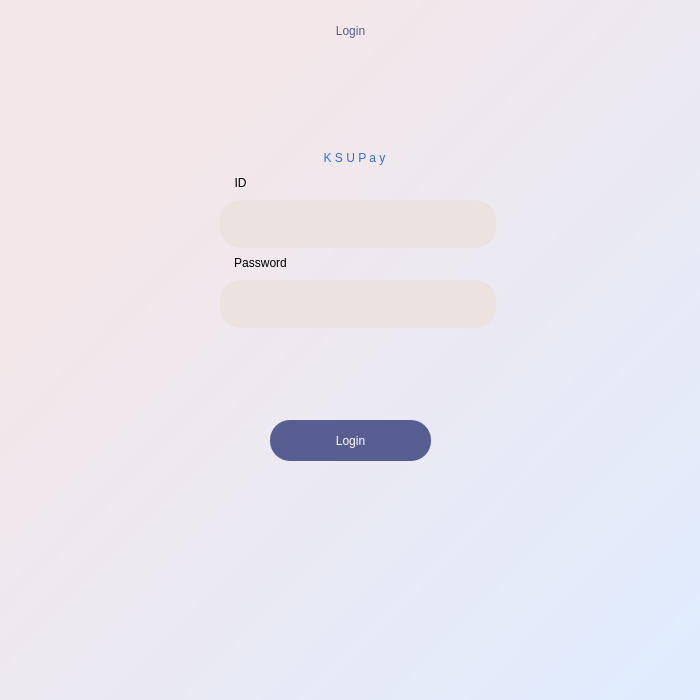
<?xml version="1.0" encoding="UTF-8"?>
<ui version="4.0">
 <class>MainWindow</class>
 <widget class="QMainWindow" name="MainWindow">
  <property name="geometry">
   <rect>
    <x>0</x>
    <y>0</y>
    <width>700</width>
    <height>700</height>
   </rect>
  </property>
  <property name="sizePolicy">
   <sizepolicy hsizetype="Minimum" vsizetype="Minimum">
    <horstretch>0</horstretch>
    <verstretch>0</verstretch>
   </sizepolicy>
  </property>
  <property name="windowTitle">
   <string>MainWindow</string>
  </property>
  <widget class="QWidget" name="centralwidget">
   <property name="enabled">
    <bool>true</bool>
   </property>
   <property name="sizePolicy">
    <sizepolicy hsizetype="Preferred" vsizetype="Preferred">
     <horstretch>0</horstretch>
     <verstretch>0</verstretch>
    </sizepolicy>
   </property>
   <property name="minimumSize">
    <size>
     <width>700</width>
     <height>700</height>
    </size>
   </property>
   <property name="autoFillBackground">
    <bool>false</bool>
   </property>
   <widget class="QWidget" name="widget" native="true">
    <property name="enabled">
     <bool>true</bool>
    </property>
    <property name="geometry">
     <rect>
      <x>0</x>
      <y>0</y>
      <width>700</width>
      <height>700</height>
     </rect>
    </property>
    <property name="layoutDirection">
     <enum>Qt::LeftToRight</enum>
    </property>
    <property name="styleSheet">
     <string notr="true">QWidget#widget{
background-color: qlineargradient(spread:pad, x1:0.0628272, y1:0.085, x2:1, y2:1, stop:0.188482 rgba(243, 231, 233, 255), stop:1 rgba(223, 236, 255, 255));}</string>
    </property>
    <widget class="QLabel" name="ksupay_txt">
     <property name="geometry">
      <rect>
       <x>280</x>
       <y>140</y>
       <width>149</width>
       <height>36</height>
      </rect>
     </property>
     <property name="styleSheet">
      <string notr="true">font: 75 italic 16pt &quot;Sitka Text&quot;;color: rgb(49, 109, 214)</string>
     </property>
     <property name="text">
      <string>K S U P a y</string>
     </property>
     <property name="textFormat">
      <enum>Qt::AutoText</enum>
     </property>
     <property name="scaledContents">
      <bool>false</bool>
     </property>
     <property name="alignment">
      <set>Qt::AlignCenter</set>
     </property>
     <property name="wordWrap">
      <bool>false</bool>
     </property>
     <property name="indent">
      <number>-1</number>
     </property>
    </widget>
    <widget class="QLabel" name="SignUPTxt">
     <property name="geometry">
      <rect>
       <x>290</x>
       <y>10</y>
       <width>121</width>
       <height>41</height>
      </rect>
     </property>
     <property name="styleSheet">
      <string notr="true">color: rgb(88, 94, 146);
font: 87 16pt &quot;Segoe UI Black&quot;;</string>
     </property>
     <property name="text">
      <string>Login</string>
     </property>
     <property name="alignment">
      <set>Qt::AlignCenter</set>
     </property>
    </widget>
    <widget class="QLabel" name="label_Fname">
     <property name="geometry">
      <rect>
       <x>160</x>
       <y>170</y>
       <width>161</width>
       <height>25</height>
      </rect>
     </property>
     <property name="styleSheet">
      <string notr="true">font: 75 11pt &quot;Tw Cen MT&quot;;</string>
     </property>
     <property name="text">
      <string>ID</string>
     </property>
     <property name="alignment">
      <set>Qt::AlignCenter</set>
     </property>
    </widget>
    <widget class="QLineEdit" name="id_field">
     <property name="geometry">
      <rect>
       <x>220</x>
       <y>200</y>
       <width>276</width>
       <height>48</height>
      </rect>
     </property>
     <property name="sizePolicy">
      <sizepolicy hsizetype="Expanding" vsizetype="Fixed">
       <horstretch>0</horstretch>
       <verstretch>0</verstretch>
      </sizepolicy>
     </property>
     <property name="cursor">
      <cursorShape>IBeamCursor</cursorShape>
     </property>
     <property name="focusPolicy">
      <enum>Qt::StrongFocus</enum>
     </property>
     <property name="autoFillBackground">
      <bool>false</bool>
     </property>
     <property name="styleSheet">
      <string notr="true">background-color: rgb(236, 226, 223);
border-radius:20px;</string>
     </property>
    </widget>
    <widget class="QLineEdit" name="pass_field">
     <property name="geometry">
      <rect>
       <x>220</x>
       <y>280</y>
       <width>276</width>
       <height>48</height>
      </rect>
     </property>
     <property name="sizePolicy">
      <sizepolicy hsizetype="Expanding" vsizetype="Fixed">
       <horstretch>0</horstretch>
       <verstretch>0</verstretch>
      </sizepolicy>
     </property>
     <property name="cursor">
      <cursorShape>IBeamCursor</cursorShape>
     </property>
     <property name="focusPolicy">
      <enum>Qt::StrongFocus</enum>
     </property>
     <property name="autoFillBackground">
      <bool>false</bool>
     </property>
     <property name="styleSheet">
      <string notr="true">background-color: rgb(236, 226, 223);
border-radius:20px;</string>
     </property>
    </widget>
    <widget class="QLabel" name="label_Lname">
     <property name="geometry">
      <rect>
       <x>180</x>
       <y>250</y>
       <width>161</width>
       <height>25</height>
      </rect>
     </property>
     <property name="styleSheet">
      <string notr="true">font: 75 11pt &quot;Tw Cen MT&quot;;</string>
     </property>
     <property name="text">
      <string>Password</string>
     </property>
     <property name="alignment">
      <set>Qt::AlignCenter</set>
     </property>
    </widget>
    <widget class="QPushButton" name="Button_LoginSys">
     <property name="geometry">
      <rect>
       <x>270</x>
       <y>420</y>
       <width>161</width>
       <height>41</height>
      </rect>
     </property>
     <property name="autoFillBackground">
      <bool>false</bool>
     </property>
     <property name="styleSheet">
      <string notr="true">background-color: rgb(88, 94, 146);
color: rgb(255, 255, 255);
font: 87 10pt &quot;Segoe UI Black&quot;;
border-radius:20px;</string>
     </property>
     <property name="text">
      <string>Login</string>
     </property>
     <property name="checkable">
      <bool>false</bool>
     </property>
    </widget>
    <widget class="QLabel" name="label_error">
     <property name="geometry">
      <rect>
       <x>180</x>
       <y>330</y>
       <width>341</width>
       <height>91</height>
      </rect>
     </property>
     <property name="styleSheet">
      <string notr="true">font: 9pt &quot;Segoe UI&quot;; color:red;</string>
     </property>
     <property name="text">
      <string/>
     </property>
     <property name="alignment">
      <set>Qt::AlignCenter</set>
     </property>
    </widget>
   </widget>
  </widget>
 </widget>
 <resources>
  <include location="test1.qrc"/>
 </resources>
 <connections/>
</ui>
